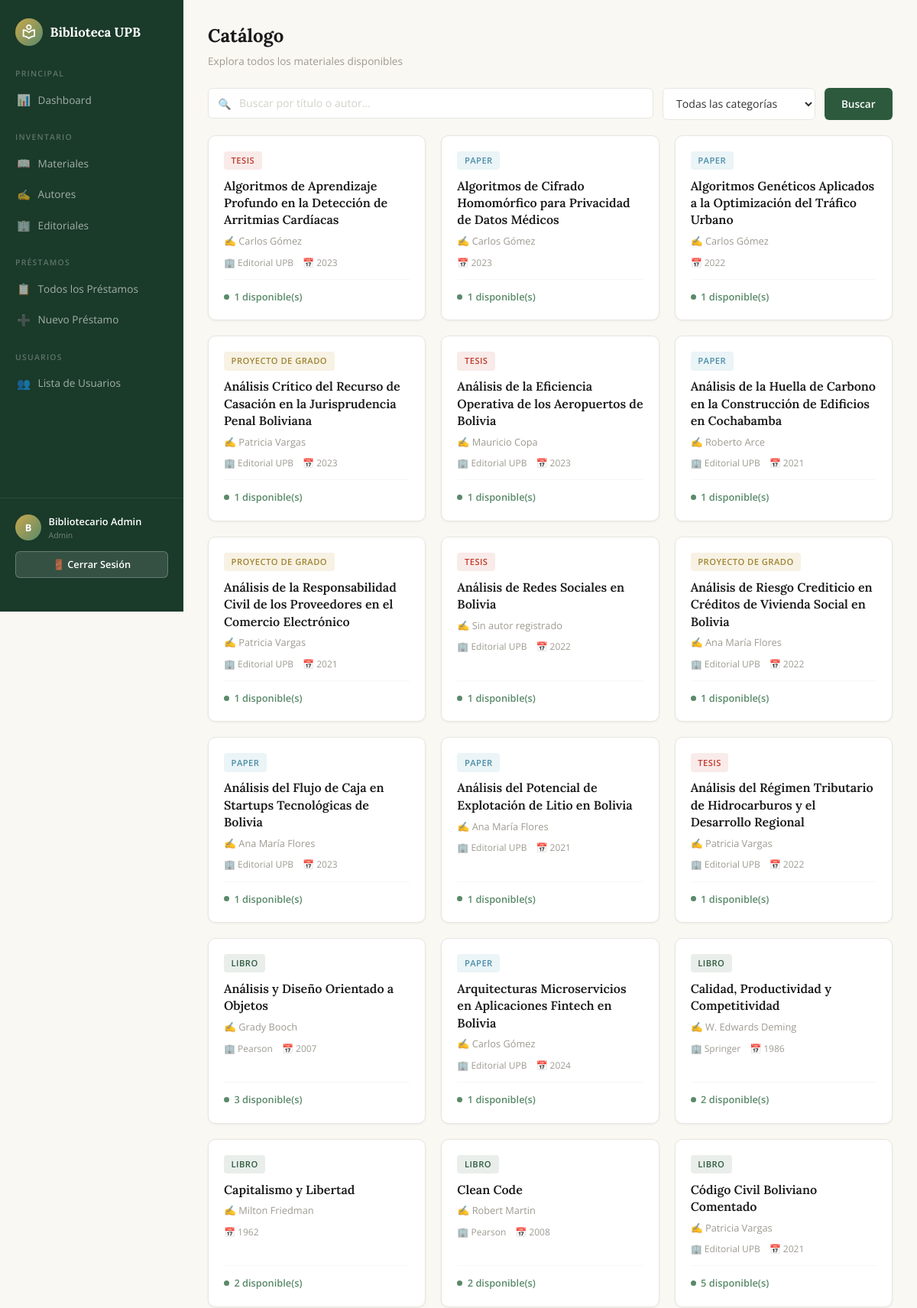
/usuario/catalogo.php (signed in, upper part), run on the app's committed database.
### tables this page shows
CREATE TABLE IF NOT EXISTS materiales (
    id INT AUTO_INCREMENT PRIMARY KEY,
    titulo VARCHAR(255) NOT NULL,
    categoria_id INT NOT NULL,
    editorial_id INT DEFAULT NULL,
    isbn VARCHAR(20) DEFAULT NULL,
    anio_publicacion INT DEFAULT NULL,
    cantidad_total INT NOT NULL DEFAULT 1,
    cantidad_disponible INT NOT NULL DEFAULT 1,
    descripcion TEXT DEFAULT NULL,
    created_at DATETIME DEFAULT CURRENT_TIMESTAMP,
    FOREIGN KEY (categoria_id) REFERENCES categorias(id),
    FOREIGN KEY (editorial_id) REFERENCES editoriales(id)
);

CREATE TABLE IF NOT EXISTS categorias (
    id INT AUTO_INCREMENT PRIMARY KEY,
    nombre VARCHAR(50) NOT NULL UNIQUE
);

CREATE TABLE IF NOT EXISTS editoriales (
    id INT AUTO_INCREMENT PRIMARY KEY,
    nombre VARCHAR(150) NOT NULL,
    pais VARCHAR(100) DEFAULT NULL
);

### usuario/catalogo.php (the view, shortened to what this page needs)
<?php
require_once __DIR__ . '/../includes/header.php';
require_once __DIR__ . '/../config/conexion.php';
$busqueda = trim($_GET['q'] ?? '');
$sql = "SELECT m.id, m.titulo, c.nombre AS categoria, e.nombre AS editorial,
               m.anio_publicacion, m.cantidad_disponible,
               GROUP_CONCAT(CONCAT(a.nombre, ' ', a.apellido) SEPARATOR ', ') AS autores
        FROM materiales m
        JOIN categorias c ON m.categoria_id = c.id
        LEFT JOIN editoriales e ON m.editorial_id = e.id
        LEFT JOIN material_autor ma ON m.id = ma.material_id
        LEFT JOIN autores a ON ma.autor_id = a.id";
$sql .= " GROUP BY m.id ORDER BY m.titulo ASC";
$stmt = $conexion->prepare($sql);
$stmt->execute();
$materiales = $stmt->get_result();
?>
<div class="page-header">
    <div>
        <h1 class="page-title">Catálogo</h1>
        <p class="page-subtitle">Explora todos los materiales disponibles</p>
    </div>
</div>
<form method="GET" class="search-bar">
    <div class="search-input-wrapper">
        <span class="search-icon">🔍</span>
        <input type="text" name="q" class="form-control" placeholder="Buscar por título o autor..."
            value="<?= htmlspecialchars($busqueda) ?>">
    </div>
    <select name="categoria" class="form-control" style="max-width:200px;">
        <option value="">Todas las categorías</option>
    </select>
    <button type="submit" class="btn btn-primary">Buscar</button>
</form>
<?php if ($materiales->num_rows > 0): ?>
    <div class="catalog-grid">
        <?php while ($m = $materiales->fetch_assoc()): ?>
            <a href="/Proyecto3/usuario/detalle.php?id=<?= $m['id'] ?>" class="material-card">
                <?php
                $badge = 'badge-libro';
                if ($m['categoria'] === 'Paper')
                    $badge = 'badge-paper';
                elseif ($m['categoria'] === 'Proyecto de Grado')
                    $badge = 'badge-proyecto';
                elseif ($m['categoria'] === 'Tesis')
                    $badge = 'badge-tesis';
                ?>
                <span class="category-badge <?= $badge ?>"><?= htmlspecialchars($m['categoria']) ?></span>
                <h3><?= htmlspecialchars($m['titulo']) ?></h3>
                <div class="author">✍️ <?= htmlspecialchars($m['autores'] ?? 'Sin autor registrado') ?></div>
                <div class="meta">
                    <?php if ($m['editorial']): ?>
                        <span>🏢 <?= htmlspecialchars($m['editorial']) ?></span>
                    <?php endif; ?>
                    <?php if ($m['anio_publicacion']): ?>
                        <span>📅 <?= $m['anio_publicacion'] ?></span>
                    <?php endif; ?>
                </div>
                <div class="availability <?= $m['cantidad_disponible'] > 0 ? 'available' : 'unavailable' ?>">
                    <span class="availability-dot"></span>
                    <?= $m['cantidad_disponible'] > 0 ? $m['cantidad_disponible'] . ' disponible(s)' : 'No disponible' ?>
                </div>
            </a>
        <?php endwhile; ?>
    </div>
<?php endif; ?>
<?php require_once __DIR__ . '/../includes/footer.php'; ?>

### assets/css/styles.css (style rules this page uses)
:root { --cream: #f5f0e8; --cream-light: #faf8f3; --gold: #c9a84c; --gold-light: #e8c96a; --gold-pale: #f5e6b8; --deep-green: #1a3a2a; --mid-green: #2d5a3d; --sage: #5a8a6a; --sage-light: #7ba88a; --sky: #7ab3c8; --white: #ffffff; --dark: #1a1a1a; --gray-100: #f7f7f5; --gray-200: #e8e6e1; --gray-300: #d4d1ca; --gray-400: #9e9a91; --gray-500: #6b6760; --gray-600: #4a4740; --gray-700: #333130; --shadow-sm: 0 1px 3px rgba(0, 0, 0, 0.06); --shadow: 0 2px 8px rgba(0, 0, 0, 0.08); --shadow-lg: 0 8px 24px rgba(0, 0, 0, 0.1); --radius: 10px; --radius-sm: 6px; --transition: all 0.2s ease; }
*, *::before, *::after { margin: 0; padding: 0; box-sizing: border-box; }
body { font-family: 'Open Sans', sans-serif; color: var(--gray-700); background: var(--cream-light); line-height: 1.6; min-height: 100vh; }
a { text-decoration: none; color: inherit; }
.btn { display: inline-flex; align-items: center; gap: 0.4rem; padding: 0.6rem 1.4rem; border-radius: var(--radius-sm); font-family: 'Open Sans', sans-serif; font-weight: 600; font-size: 0.85rem; border: none; cursor: pointer; transition: var(--transition); text-align: center; justify-content: center; }
.btn-primary { background: var(--mid-green); color: var(--white); }
.page-header { display: flex; align-items: center; justify-content: space-between; margin-bottom: 1.5rem; flex-wrap: wrap; gap: 0.75rem; }
.page-title { font-family: 'Lora', serif; font-size: 1.5rem; font-weight: 700; color: var(--dark); }
.page-subtitle { font-size: 0.85rem; color: var(--gray-400); margin-top: 0.15rem; }
.catalog-grid { display: grid; grid-template-columns: repeat(auto-fill, minmax(280px, 1fr)); gap: 1.25rem; }
.material-card { background: var(--white); border-radius: var(--radius); box-shadow: var(--shadow-sm); border: 1px solid var(--gray-200); padding: 1.25rem; transition: var(--transition); display: flex; flex-direction: column; }
.material-card .category-badge { display: inline-flex; padding: 0.2rem 0.6rem; border-radius: 4px; font-size: 0.7rem; font-weight: 600; margin-bottom: 0.6rem; width: fit-content; text-transform: uppercase; letter-spacing: 0.04em; }
.badge-libro { background: rgba(45, 90, 61, 0.1); color: var(--mid-green); }
.badge-paper { background: rgba(122, 179, 200, 0.15); color: #4a8da8; }
.badge-proyecto { background: rgba(201, 168, 76, 0.15); color: #a08430; }
.badge-tesis { background: rgba(192, 57, 43, 0.1); color: #c0392b; }
.material-card h3 { font-family: 'Lora', serif; font-size: 1rem; font-weight: 600; color: var(--dark); margin-bottom: 0.4rem; line-height: 1.4; }
.material-card .author { font-size: 0.8rem; color: var(--gray-400); margin-bottom: 0.5rem; }
.material-card .meta { display: flex; gap: 0.75rem; font-size: 0.75rem; color: var(--gray-400); margin-bottom: 0.75rem; }
.material-card .availability { display: flex; align-items: center; gap: 0.4rem; font-size: 0.8rem; font-weight: 600; margin-top: auto; padding-top: 0.75rem; border-top: 1px solid var(--gray-100); }
.availability.available { color: var(--sage); }
.availability-dot { width: 7px; height: 7px; border-radius: 50%; background: currentColor; }
.form-control { width: 100%; padding: 0.6rem 0.85rem; border: 1.5px solid var(--gray-200); border-radius: var(--radius-sm); font-family: 'Open Sans', sans-serif; font-size: 0.88rem; color: var(--gray-700); transition: var(--transition); background: var(--white); }
.form-control option { color: var(--gray-700); }
.form-control::placeholder { color: var(--gray-300); }
select.form-control { cursor: pointer; }
.search-bar { display: flex; gap: 0.75rem; margin-bottom: 1.25rem; flex-wrap: wrap; }
.search-input-wrapper { flex: 1; min-width: 220px; position: relative; }
.search-input-wrapper .search-icon { position: absolute; left: 0.85rem; top: 50%; transform: translateY(-50%); color: var(--gray-400); font-size: 0.85rem; }
.search-input-wrapper .form-control { padding-left: 2.5rem; }

### data on the page
materiales: categoria.nombre "TESIS", titulo "Algoritmos de Aprendizaje Profundo en la Detección de Arritmias Cardíacas", autores "Carlos Gómez", editorial.nombre "Editorial UPB", anio_publicacion "2023", cantidad_disponible "1"
materiales: categoria.nombre "PAPER", titulo "Algoritmos de Cifrado Homomórfico para Privacidad de Datos Médicos", autores "Carlos Gómez", anio_publicacion "2023", cantidad_disponible "1"
materiales: categoria.nombre "PAPER", titulo "Algoritmos Genéticos Aplicados a la Optimización del Tráfico Urbano", autores "Carlos Gómez", anio_publicacion "2022", cantidad_disponible "1"
materiales: categoria.nombre "PROYECTO DE GRADO", titulo "Análisis Crítico del Recurso de Casación en la Jurisprudencia Penal Boliviana", autores "Patricia Vargas", editorial.nombre "Editorial UPB", anio_publicacion "2023", cantidad_disponible "1"
materiales: categoria.nombre "TESIS", titulo "Análisis de la Eficiencia Operativa de los Aeropuertos de Bolivia", autores "Mauricio Copa", editorial.nombre "Editorial UPB", anio_publicacion "2023", cantidad_disponible "1"
materiales: categoria.nombre "PAPER", titulo "Análisis de la Huella de Carbono en la Construcción de Edificios en Cochabamba", autores "Roberto Arce", editorial.nombre "Editorial UPB", anio_publicacion "2021", cantidad_disponible "1"
materiales: categoria.nombre "PROYECTO DE GRADO", titulo "Análisis de la Responsabilidad Civil de los Proveedores en el Comercio Electrónico", autores "Patricia Vargas", editorial.nombre "Editorial UPB", anio_publicacion "2021", cantidad_disponible "1"
materiales: categoria.nombre "TESIS", titulo "Análisis de Redes Sociales en Bolivia", autores "Sin autor registrado", editorial.nombre "Editorial UPB", anio_publicacion "2022", cantidad_disponible "1"
materiales: categoria.nombre "PROYECTO DE GRADO", titulo "Análisis de Riesgo Crediticio en Créditos de Vivienda Social en Bolivia", autores "Ana María Flores", editorial.nombre "Editorial UPB", anio_publicacion "2022", cantidad_disponible "1"
materiales: categoria.nombre "PAPER", titulo "Análisis del Flujo de Caja en Startups Tecnológicas de Bolivia", autores "Ana María Flores", editorial.nombre "Editorial UPB", anio_publicacion "2023", cantidad_disponible "1"
materiales: categoria.nombre "PAPER", titulo "Análisis del Potencial de Explotación de Litio en Bolivia", autores "Ana María Flores", editorial.nombre "Editorial UPB", anio_publicacion "2021", cantidad_disponible "1"
materiales: categoria.nombre "TESIS", titulo "Análisis del Régimen Tributario de Hidrocarburos y el Desarrollo Regional", autores "Patricia Vargas", editorial.nombre "Editorial UPB", anio_publicacion "2022", cantidad_disponible "1"
materiales: categoria.nombre "LIBRO", titulo "Análisis y Diseño Orientado a Objetos", autores "Grady Booch", editorial.nombre "Pearson", anio_publicacion "2007", cantidad_disponible "3"
materiales: categoria.nombre "PAPER", titulo "Arquitecturas Microservicios en Aplicaciones Fintech en Bolivia", autores "Carlos Gómez", editorial.nombre "Editorial UPB", anio_publicacion "2024", cantidad_disponible "1"
materiales: categoria.nombre "LIBRO", titulo "Calidad, Productividad y Competitividad", autores "W. Edwards Deming", editorial.nombre "Springer", anio_publicacion "1986", cantidad_disponible "2"
materiales: categoria.nombre "LIBRO", titulo "Capitalismo y Libertad", autores "Milton Friedman", anio_publicacion "1962", cantidad_disponible "2"
materiales: categoria.nombre "LIBRO", titulo "Clean Code", autores "Robert Martin", editorial.nombre "Pearson", anio_publicacion "2008", cantidad_disponible "2"
materiales: categoria.nombre "LIBRO", titulo "Código Civil Boliviano Comentado", autores "Patricia Vargas", editorial.nombre "Editorial UPB", anio_publicacion "2021", cantidad_disponible "5"

### other printed values
substr($_SESSION['nombre'] ?? 'U', 0, 1) "B"
$_SESSION['nombre'] "Bibliotecario Admin"
$_SESSION['rol'] "Admin"
